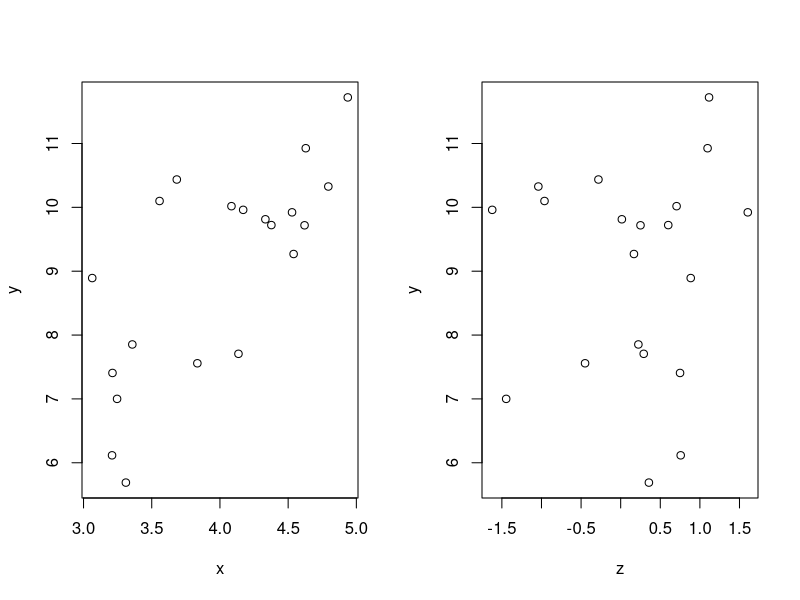

Write R code to recreate this figure.
## ---- chunk 1
x <- runif(20, 3, 5)
y <- rnorm(20, mean = 1 + x*2)
## ---- chunk 2
z <- rnorm(20)

par(mfrow=c(1,2))
plot(y~x)
plot(y~z)
## ---- chunk 3
summary(reg<-lm(y~x+z))
## ---- chunk 4
confint(reg)
